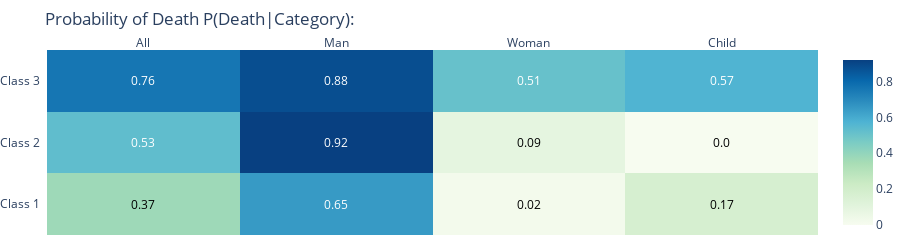

Source (notebook cell):
### Code cell
import plotly.figure_factory as ff
pDeathPclass = [len(df[(df['survived']==0) & (df['pclass']==i)]) / len(df[(df['pclass']==i)]) for i in [1,2,3]]
pDeathPclassman = [len(df[(df['survived']==0) & (df['pclass']==i) & (df['who']=='man')]) / len(df[(df['pclass']==i) & (df['who']=='man')]) for i in [1,2,3]]
pDeathPclasswoman = [len(df[(df['survived']==0) & (df['pclass']==i) & (df['who']=='woman')]) / len(df[(df['pclass']==i)& (df['who']=='woman')]) for i in [1,2,3]]
pDeathPclasschild = [len(df[(df['survived']==0) & (df['pclass']==i) & (df['who']=='child')]) / len(df[(df['pclass']==i)& (df['who']=='child')]) for i in [1,2,3]]

pDeathPclassAll = [pDeathPclass,pDeathPclassman,pDeathPclasswoman,pDeathPclasschild]

heatDF = pd.DataFrame(pDeathPclassAll).T
heatDF = heatDF.rename({0:'All',1:'Man',2:'Woman',3:'Child'},axis = 1)
heatDF = heatDF.rename({0:'Class 1',1:'Class 2',2:'Class 3'})
#PuBuGn
figHeat = ff.create_annotated_heatmap(heatDF.values.round(2),showscale = True,colorscale = 'GnBu',
                                      x =['All','Man','Woman','Child'],
                                      y = ['Class 1','Class 2','Class 3'])#, colorscale=colorscale, font_colors=font_colors)

figHeat.update_layout(margin=dict(l=0,r=0,b=10,t=50), height=245,title = 'Probability of Death P(Death|Category):',paper_bgcolor='rgba(0,0,0,0)')

figHeat.show()

### Figure 1 — Plotly figure (JSON) as saved in the notebook; plotly's stock layout.template omitted (floating-point values rounded to 4 significant figures)
{"data": [{"colorscale": [[0, "rgb(247,252,240)"], [0.125, "rgb(224,243,219)"], [0.25, "rgb(204,235,197)"], [0.375, "rgb(168,221,181)"], [0.5, "rgb(123,204,196)"], [0.625, "rgb(78,179,211)"], [0.75, "rgb(43,140,190)"], [0.875, "rgb(8,104,172)"], [1, "rgb(8,64,129)"]], "reversescale": false, "showscale": true, "type": "heatmap", "x": ["All", "Man", "Woman", "Child"], "y": ["Class 1", "Class 2", "Class 3"], "z": [[0.37, 0.65, 0.02, 0.17], [0.53, 0.92, 0.09, 0], [0.76, 0.88, 0.51, 0.57]]}], "layout": {"annotations": [{"font": {"color": "#000000"}, "showarrow": false, "text": "0.37", "x": "All", "xref": "x", "y": "Class 1", "yref": "y"}, {"font": {"color": "#FFFFFF"}, "showarrow": false, "text": "0.65", "x": "Man", "xref": "x", "y": "Class 1", "yref": "y"}, {"font": {"color": "#000000"}, "showarrow": false, "text": "0.02", "x": "Woman", "xref": "x", "y": "Class 1", "yref": "y"}, {"font": {"color": "#000000"}, "showarrow": false, "text": "0.17", "x": "Child", "xref": "x", "y": "Class 1", "yref": "y"}, {"font": {"color": "#FFFFFF"}, "showarrow": false, "text": "0.53", "x": "All", "xref": "x", "y": "Class 2", "yref": "y"}, {"font": {"color": "#FFFFFF"}, "showarrow": false, "text": "0.92", "x": "Man", "xref": "x", "y": "Class 2", "yref": "y"}, {"font": {"color": "#000000"}, "showarrow": false, "text": "0.09", "x": "Woman", "xref": "x", "y": "Class 2", "yref": "y"}, {"font": {"color": "#000000"}, "showarrow": false, "text": "0.0", "x": "Child", "xref": "x", "y": "Class 2", "yref": "y"}, {"font": {"color": "#FFFFFF"}, "showarrow": false, "text": "0.76", "x": "All", "xref": "x", "y": "Class 3", "yref": "y"}, {"font": {"color": "#FFFFFF"}, "showarrow": false, "text": "0.88", "x": "Man", "xref": "x", "y": "Class 3", "yref": "y"}, {"font": {"color": "#FFFFFF"}, "showarrow": false, "text": "0.51", "x": "Woman", "xref": "x", "y": "Class 3", "yref": "y"}, {"font": {"color": "#FFFFFF"}, "showarrow": false, "text": "0.57", "x": "Child", "xref": "x", "y": "Class 3", "yref": "y"}], "height": 245, "margin": {"b": 10, "l": 0, "r": 0, "t": 50}, "paper_bgcolor": "rgba(0,0,0,0)", "title": {"text": "Probability of Death P(Death|Category):"}, "xaxis": {"dtick": 1, "gridcolor": "rgb(0, 0, 0)", "side": "top", "ticks": ""}, "yaxis": {"dtick": 1, "ticks": "", "ticksuffix": "  "}}}
